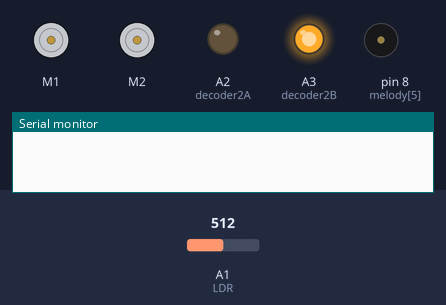
Bench run of a sketch on a simulated Arduino Uno, built with avr-gcc and run on an emulated ATmega328P. On the bench: 2 × DC motor (green arrow = forward, orange = backward, longer = faster), output pins drawn as LEDs (lit = HIGH), buzzer (waves = sounding), the last lines printed to the serial monitor. Dashed ring = blinking. The test bench sets the inputs (shaded band); at power-on: A1 (LDR) = 512.

Above: at 1.2 s.
1.3 s: A1 (LDR) set to 678
At 3.5 s:
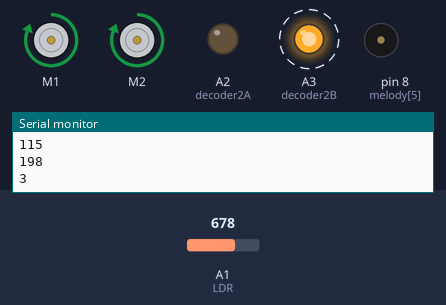
4.3 s: A1 (LDR) set to 711
At 4.3 s:
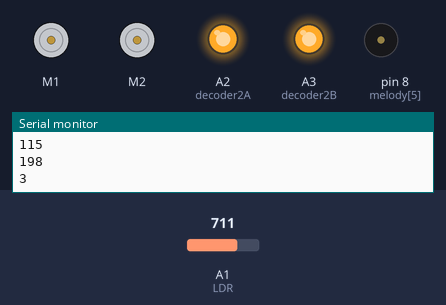
At 5.3 s:
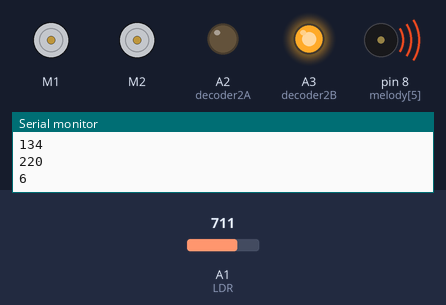
Timing chart, 0 to 13.3 s (numbered marks = the images above; inputs shaded):
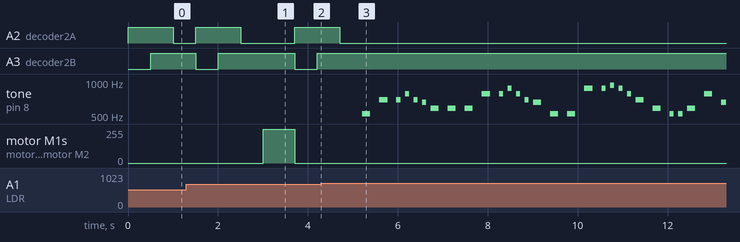

The sketch:

cg1111a_src.ino
```cpp
#include <math.h>
#include <Wire.h>
#include <SoftwareSerial.h>
#include <MeMCore.h>
#define LDR A1
#define ir A0
#define decoder2A A2
#define decoder2B A3


MeUltrasonicSensor ultrasonic(PORT_1);
MeBuzzer buzzer;
MeDCMotor leftMotor(M1);            // assigning leftMotor to port M1
MeDCMotor rightMotor(M2);           // assigning RightMotor to port M2
MeLineFollower lineFinder(PORT_2);  // assigning line block to port 2
uint8_t motorSpeed = 255;
uint8_t nintydelay = 500;
uint8_t double_turn_delay = 500;
float whiteArray[] = {615.00, 870.00, 762.00}, blackArray[] = {293.00, 520.00, 386.00};
float greyDiff[] = { whiteArray[0] - blackArray[0], whiteArray[1] - blackArray[1], whiteArray[2] - blackArray[2] };
int RGBWait = 100;
bool completed;
int colourcount;

void shineRed() {
  digitalWrite(decoder2A, HIGH);
  digitalWrite(decoder2B, LOW);
}

void shineGreen() {
  digitalWrite(decoder2A, HIGH);
  digitalWrite(decoder2B, HIGH);
}

void shineBlue() {
  digitalWrite(decoder2A, LOW);
  digitalWrite(decoder2B, HIGH);
}

void shineIR() {
  digitalWrite(decoder2A, LOW);
  digitalWrite(decoder2B, LOW);
}

int differentialIRRead(int sensorPin) {
  int ambientIR = 0;
  int reflectedIR = 0;
  shineGreen();
  ambientIR = analogRead(sensorPin);
  // Average ambient IR reading
  shineIR();
  reflectedIR = analogRead(sensorPin);
  int sensorReading = -(reflectedIR - ambientIR);
  return sensorReading;
}

//below here is for music
#define NOTE_B0  31
#define NOTE_C1  33
#define NOTE_CS1 35
#define NOTE_D1  37
#define NOTE_DS1 39
#define NOTE_E1  41
#define NOTE_F1  44
#define NOTE_FS1 46
#define NOTE_G1  49
#define NOTE_GS1 52
#define NOTE_A1  55
#define NOTE_AS1 58
#define NOTE_B1  62
#define NOTE_C2  65
#define NOTE_CS2 69
#define NOTE_D2  73
#define NOTE_DS2 78
#define NOTE_E2  82
#define NOTE_F2  87
#define NOTE_FS2 93
#define NOTE_G2  98
#define NOTE_GS2 104
#define NOTE_A2  110
#define NOTE_AS2 117
#define NOTE_B2  123
#define NOTE_C3  131
#define NOTE_CS3 139
#define NOTE_D3  147
#define NOTE_DS3 156
#define NOTE_E3  165
#define NOTE_F3  175
#define NOTE_FS3 185
#define NOTE_G3  196
#define NOTE_GS3 208
#define NOTE_A3  220
#define NOTE_AS3 233
#define NOTE_B3  247
#define NOTE_C4  262
#define NOTE_CS4 277
#define NOTE_D4  294
#define NOTE_DS4 311
#define NOTE_E4  330
#define NOTE_F4  349
#define NOTE_FS4 370
#define NOTE_G4  392
#define NOTE_GS4 415
#define NOTE_A4  440
#define NOTE_AS4 466
#define NOTE_B4  494
#define NOTE_C5  523
#define NOTE_CS5 554
#define NOTE_D5  587
#define NOTE_DS5 622
#define NOTE_E5  659
#define NOTE_F5  698
#define NOTE_FS5 740
#define NOTE_G5  784
#define NOTE_GS5 831
#define NOTE_A5  880
#define NOTE_AS5 932
#define NOTE_B5  988
#define NOTE_C6  1047
#define NOTE_CS6 1109
#define NOTE_D6  1175
#define NOTE_DS6 1245
#define NOTE_E6  1319
#define NOTE_F6  1397
#define NOTE_FS6 1480
#define NOTE_G6  1568
#define NOTE_GS6 1661
#define NOTE_A6  1760
#define NOTE_AS6 1865
#define NOTE_B6  1976
#define NOTE_C7  2093
#define NOTE_CS7 2217
#define NOTE_D7  2349
#define NOTE_DS7 2489
#define NOTE_E7  2637
#define NOTE_F7  2794
#define NOTE_FS7 2960
#define NOTE_G7  3136
#define NOTE_GS7 3322
#define NOTE_A7  3520
#define NOTE_AS7 3729
#define NOTE_B7  3951
#define NOTE_C8  4186
#define NOTE_CS8 4435
#define NOTE_D8  4699
#define NOTE_DS8 4978
#define REST      0

int tempo = 300;
int melody[] = {
  NOTE_C5,4, //1
  NOTE_F5,4, NOTE_F5,8, NOTE_G5,8, NOTE_F5,8, NOTE_E5,8,
  NOTE_D5,4, NOTE_D5,4, NOTE_D5,4,
  NOTE_G5,4, NOTE_G5,8, NOTE_A5,8, NOTE_G5,8, NOTE_F5,8,
  NOTE_E5,4, NOTE_C5,4, NOTE_C5,4,
  NOTE_A5,4, NOTE_A5,8, NOTE_AS5,8, NOTE_A5,8, NOTE_G5,8,
  NOTE_F5,4, NOTE_D5,4, NOTE_C5,8, NOTE_C5,8,
  NOTE_D5,4, NOTE_G5,4, NOTE_E5,4,

  NOTE_F5,2, NOTE_C5,4, //8
  NOTE_F5,4, NOTE_F5,8, NOTE_G5,8, NOTE_F5,8, NOTE_E5,8,
  NOTE_D5,4, NOTE_D5,4, NOTE_D5,4,
  NOTE_G5,4, NOTE_G5,8, NOTE_A5,8, NOTE_G5,8, NOTE_F5,8,
  NOTE_E5,4, NOTE_C5,4, NOTE_C5,4,
  NOTE_A5,4, NOTE_A5,8, NOTE_AS5,8, NOTE_A5,8, NOTE_G5,8,
  NOTE_F5,4, NOTE_D5,4, NOTE_C5,8, NOTE_C5,8,
  NOTE_D5,4, NOTE_G5,4, NOTE_E5,4,
  NOTE_F5,2
};

int notes = sizeof(melody) / sizeof(melody[0]) / 2;
int wholenote = (60000 * 4) / tempo;
int divider = 0, noteDuration = 0;
void celebrate() {

  for (int thisNote = 0; thisNote < notes * 2; thisNote = thisNote + 2) {

    // calculates the duration of each note
    divider = melody[thisNote + 1];
    if (divider > 0) {
      noteDuration = (wholenote) / divider;
    } else if (divider < 0) {
      noteDuration = (wholenote) / abs(divider);
      noteDuration *= 1.5;
    }

    buzzer.tone(melody[thisNote], noteDuration * 0.9);

    delay(noteDuration);
  }
}


double computeDistance(long r1, long g1, long b1, long r2, long g2, long b2) {
  return sqrt(sq(r2 - r1) + sq(g2 - g1) + sq(b2 - b1));
}


// returns 1=> red, returns 2=> green, returns 3=>orange, returns 4=>purple, returns 5=>blue, returns 6=>white
int detectColour() {
  // Perfect values for each colour: RGB
  int blue[] = {138, 169, 231};
  int green[] = {82, 122, 89};
  int red[] = {228, 99, 70};
  int purple[] = {163, 130, 178};
  int orange[] = {231, 155, 90};
  int white[] = {255, 255, 255};
  // Flashes Red colour
  int redReading;
  redReading = 0;
  shineRed();
  for (int i = 0; i < 5; i += 1) {
    redReading += (analogRead(LDR) - blackArray[0]) / (greyDiff[0]) * 255;
    delay(RGBWait);
  }
  redReading /= 5;

  // Flashes Green colour
  int greenReading;
  greenReading = 0;
  shineGreen();
  for (int i = 0; i < 5; i += 1) {
    greenReading += (analogRead(LDR) - blackArray[1]) / (greyDiff[1]) * 255;
    delay(RGBWait);
  }
  greenReading /= 5;

  // Flashes Blue colour
  int blueReading;
  blueReading = 0;
  shineBlue();
  for (int i = 0; i < 5; i += 1) {
    blueReading += (analogRead(LDR) - blackArray[2]) / (greyDiff[2]) * 255;
    delay(RGBWait);
  }
  blueReading /= 5;
  Serial.println(redReading);
  Serial.println(greenReading);
  Serial.println(blueReading);

  // Calculate distances to each reference color
  double distances[6];
  // Serial.println(redReading);
  // Serial.println(greenReading);
  // Serial.println(blueReading);
  distances[0] = computeDistance(redReading, greenReading, blueReading, red[0], red[1], red[2]);
  distances[1] = computeDistance(redReading, greenReading, blueReading, green[0], green[1], green[2]);
  distances[2] = computeDistance(redReading, greenReading, blueReading, orange[0], orange[1], orange[2]);
  distances[3] = computeDistance(redReading, greenReading, blueReading, purple[0], purple[1], purple[2]);
  distances[4] = computeDistance(redReading, greenReading, blueReading, blue[0], blue[1], blue[2]);
  distances[5] = computeDistance(redReading, greenReading, blueReading, white[0], white[1], white[2]);
  int minIndex = 0;
  for (int i = 1; i < 6; i++) {
    if (distances[i] < distances[minIndex])  minIndex = i;
  }
  return minIndex + 1;  // because the required result is 1-based
}


void moveForward() {
  leftMotor.run(-motorSpeed);
  rightMotor.run(motorSpeed);
}

void stopMotor() {
  leftMotor.run(0);
  rightMotor.run(0);
}

void turnRight() {
  long line_detect_time = millis();
  while (millis() - line_detect_time < 370) {
    leftMotor.run(-motorSpeed);
    rightMotor.run(-motorSpeed);
  }
  stopMotor();
}

void turnLeft() {
  long line_detect_time = millis();
  while (millis() - line_detect_time < 380) {
    leftMotor.run(motorSpeed);
    rightMotor.run(motorSpeed);
  }
  stopMotor();
}

void uTurn() {
  long line_detect_time = millis();
  while (millis() - line_detect_time < 700) {
    leftMotor.run(motorSpeed);
    rightMotor.run(motorSpeed);
  }
  stopMotor();
}

void doubleLeftTurn() {
  long line_detect_time = millis();
  while (millis() - line_detect_time < 380) {
    leftMotor.run(motorSpeed);
    rightMotor.run(motorSpeed);
  }
  stopMotor();
  line_detect_time = millis();
  while (millis() - line_detect_time < 1000) {
    moveForward();
  }
  stopMotor();
  line_detect_time = millis();
  while (millis() - line_detect_time < 425) {
    leftMotor.run(motorSpeed);
    rightMotor.run(motorSpeed);
  }
}

void doubleRightTurn() {
  long line_detect_time = millis();
  while (millis() - line_detect_time < 360) {
    leftMotor.run(-motorSpeed);
    rightMotor.run(-motorSpeed);
  }
  stopMotor();
  line_detect_time = millis();
  while (millis() - line_detect_time < 850) {
    moveForward();
  }
  stopMotor();
  line_detect_time = millis();
  while (millis() - line_detect_time < 380) {
    leftMotor.run(-motorSpeed);
    rightMotor.run(-motorSpeed);
  }
}

void nudgeLeft() {
    leftMotor.run(-motorSpeed+100);
    rightMotor.run(motorSpeed);
}

void nudgeRight() {
    leftMotor.run(-motorSpeed);
    rightMotor.run(motorSpeed-150);
}

bool lineDetected() {
  return (lineFinder.readSensors() == S1_IN_S2_IN);
}

void setup() {
  Serial.begin(9600);
  pinMode(A0, INPUT);
  pinMode(A1, INPUT);
  pinMode(A2, OUTPUT);
  pinMode(A3, OUTPUT);
  completed = false;
  colourcount = 0;
}

void loop() {
  if (completed) {stopMotor(); return;}
  if (!lineDetected()) {
    double dist = ultrasonic.distanceCm();
    if (dist < 9) nudgeLeft();
    else if (dist > 16) moveForward();
    else if (differentialIRRead(ir) > 105 ||  dist > 14.5) nudgeRight();
    else moveForward();
    return;
  }
  stopMotor();

  //if reach here, means line detected
  int colour = detectColour();
  colourcount++;
  if (colourcount == 1) colour = detectColour();
  Serial.println(colour);
  if (colour == 1 /*red*/) {
    turnLeft();
    return;
  }
  if (colour == 2 /*green*/) {
    turnRight();
    return;
  }
  if (colour == 3 /*orange*/) {
    uTurn();
    return;
  }
  if (colour == 4 /*purple*/) {
    doubleLeftTurn();
    return;
  }
  if (colour == 5 /*blue*/) {
    doubleRightTurn();
    return;
  }
  if (colour == 6 /*white*/) {
    stopMotor();
    // Serial.println("Completed!");
    celebrate();
    completed = true;
  }
}
```

Measured:
- the behaviour switches between 694 and 695 on A1 (LDR) (found by bisection; images 1 and 2)
- after the input at 4.3 s, A2 (decoder2A): goes on until 4.7 s, then stays LOW; A3 (decoder2B): stops changing and stays HIGH
- by itself, A3 (decoder2B): alternates HIGH for 1.7 s and LOW for 0.50 s
